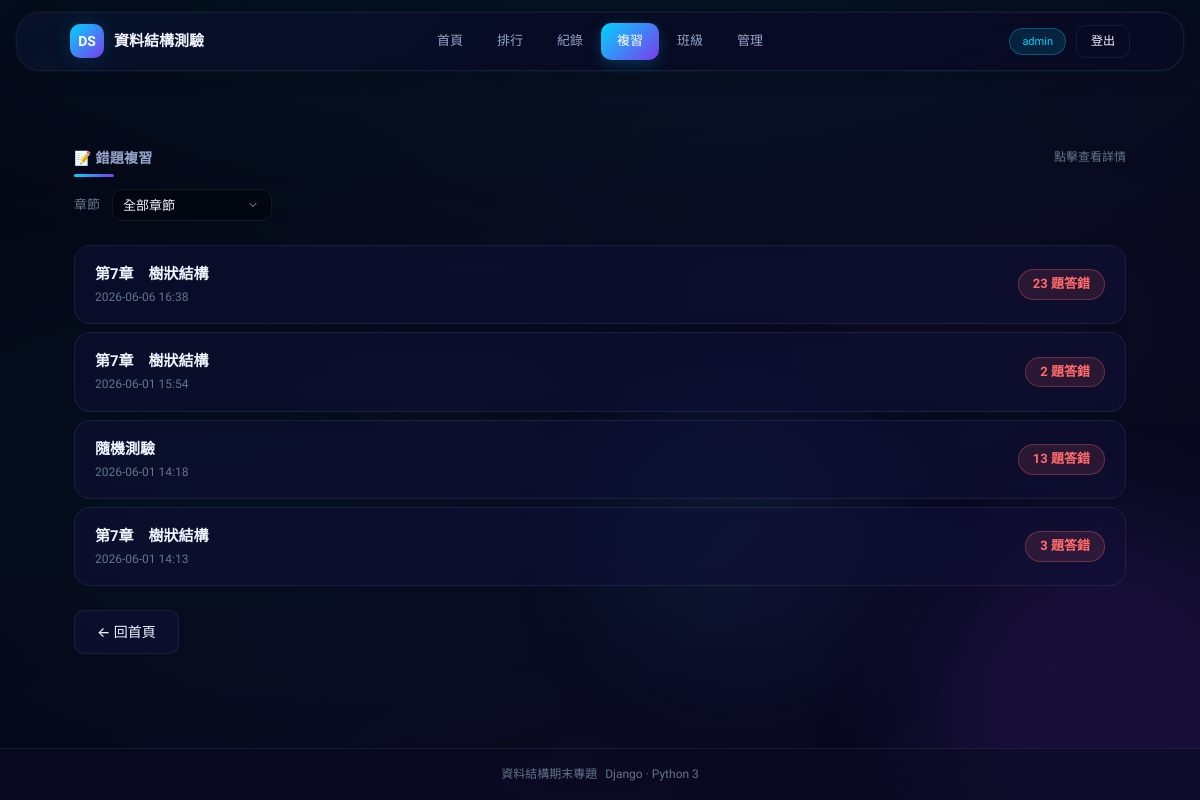
/wrong-answers/ (signed in), run on an earlier commit of the app's database.
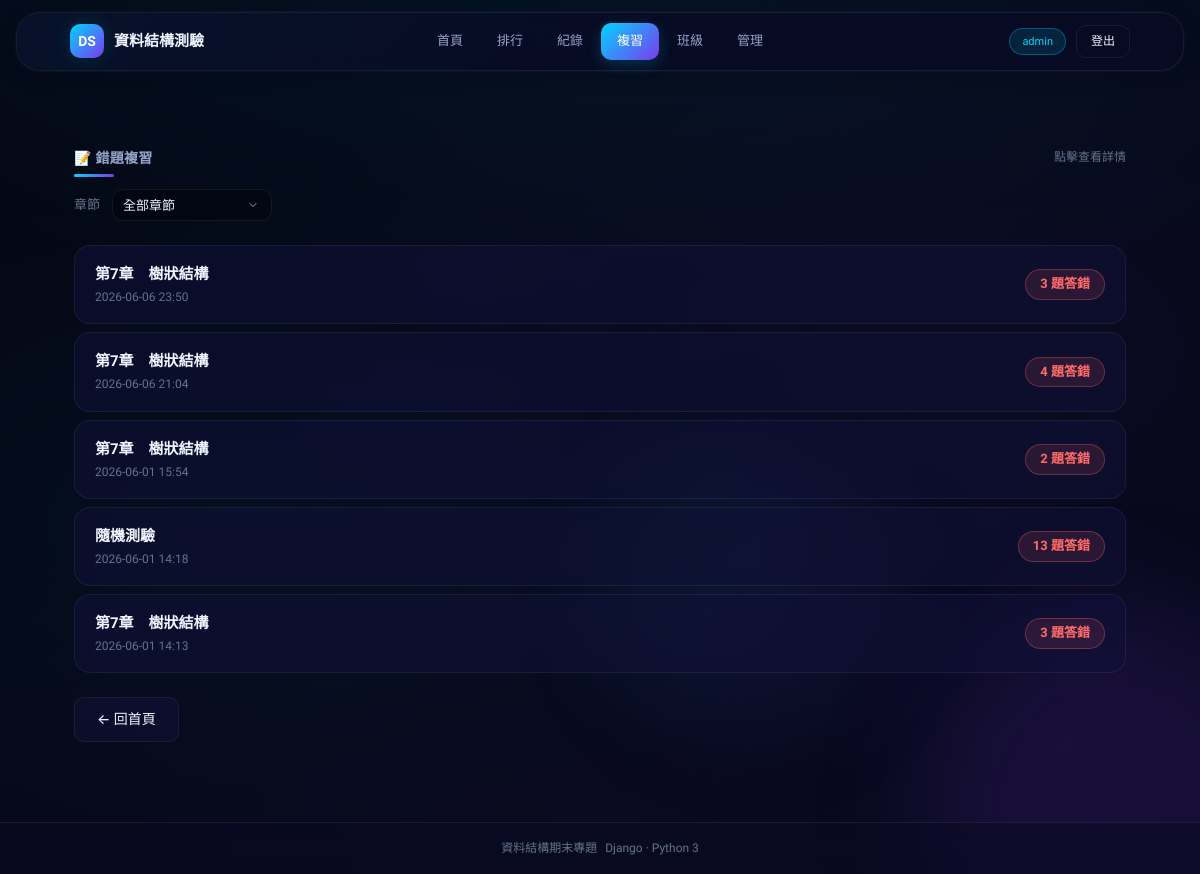
And on a later commit of the database.
### quiz_app/models.py (models this page shows, shortened)
class QuizRecord(models.Model):
    user = models.ForeignKey(User, on_delete=models.CASCADE, null=True, blank=True, verbose_name='使用者')
    chapter = models.CharField(max_length=50, verbose_name='章節')
    total_questions = models.IntegerField(verbose_name='總題數')
    correct_count = models.IntegerField(verbose_name='答對題數')
    score = models.FloatField(verbose_name='分數')
    time_spent = models.IntegerField(verbose_name='耗時(秒)', default=0)
    is_sr = models.BooleanField(default=False, verbose_name='間隔學習法')
    created_at = models.DateTimeField(auto_now_add=True, verbose_name='作答時間')
    class Meta:
        verbose_name = '作答記錄'
        verbose_name_plural = '作答記錄'
        ordering = ['-created_at']

### quiz_app/views.py (the view)
# urls.py: path('wrong-answers/', views.wrong_answers, name='wrong_answers'),
def wrong_answers(request):
    if not request.user.is_authenticated:
        return redirect('login')
    from django.db.models import Count
    chapter = request.GET.get('chapter', '')
    qs = QuizRecord.objects.filter(user=request.user)
    if chapter:
        qs = qs.filter(chapter=chapter)
    records = qs.annotate(
        wrong_count=Count('wronganswer')
    ).filter(wrong_count__gt=0).order_by('-created_at')[:20]
    chapters_list = sorted(set(
        QuizRecord.objects.values_list('chapter', flat=True)
    ))
    return render(request, 'quiz_app/wrong_answers.html', {
        'records': records,
        'chapters': chapters_list,
        'selected_chapter': chapter,
    })

### quiz_app/templates/quiz_app/wrong_answers.html (shortened to what this page needs)
<!DOCTYPE html>
<html lang="zh-Hant">
<head>
  {% load static %}
  <link rel="stylesheet" href="{% static 'quiz_app/css/style.css' %}"/>
</head>
<body>
  <div class="stars">
  </div>
  <div class="floating-orb"></div>
  <div class="floating-orb"></div>
<div class="app">
  <header class="header">
    <div class="header-inner">
      <a class="brand" href="{% url 'home' %}">
        <span class="brand-icon">DS</span>
        <span>資料結構測驗</span>
      </a>
      <nav class="nav" id="main-nav">
        <a class="nav-link" href="{% url 'home' %}">首頁</a>
        <a class="nav-link" href="{% url 'leaderboard' %}">排行</a>
        <a class="nav-link" href="{% url 'quiz_records' %}">紀錄</a>
        <a class="nav-link active" href="{% url 'wrong_answers' %}">複習</a>
        {% if user.is_authenticated and user.is_teacher %}
        <a class="nav-link" href="{% url 'classroom_list' %}">班級</a>
        {% elif user.is_authenticated %}
        <a class="nav-link" href="{% url 'classroom_my' %}">班級</a>
        {% endif %}
        <a class="nav-link" href="{% url 'admin_panel' %}">管理</a>
      </nav>
      <div class="header-meta">
        {% if user.is_authenticated %}
          <span class="tag tag-cyan" id="user-tag" onclick="openProfileModal()" style="cursor:pointer;" data-nickname="{{ user.nickname|default:'' }}" data-email="{{ user.email|default:'' }}" data-student-class="{{ user.student_class|default:'' }}">{{ user.nickname|default:user.username }}</span>
          <a href="{% url 'logout' %}" class="btn btn-sm btn-ghost">登出</a>
        {% endif %}
      </div>
    </div>
  </header>
  <main>
    <div class="container">
      <div class="section-head">
        <h3 class="section-title">📝 錯題複習</h3>
        <span class="section-meta">點擊查看詳情</span>
      </div>
      <form method="get" action="{% url 'wrong_answers' %}" style="display:flex;gap:12px;align-items:center;margin-bottom:24px;flex-wrap:wrap;">
        <label class="dim" style="font-size:13px;">章節</label>
        <select class="input input-sm" name="chapter" onchange="this.form.submit()" style="width:auto;min-width:160px;">
          <option value="">全部章節</option>
        </select>
      </form>
      {% if records %}
      <div class="record-list">
        {% for record in records %}
        <a href="{% url 'wrong_answers_detail' record.id %}" class="record-row">
          <div class="record-info">
            <div class="record-chapter">{{ record.chapter }}</div>
            <div class="record-time">{{ record.created_at|date:"Y-m-d H:i" }}</div>
          </div>
          <div class="wrong-count-badge">{{ record.wrong_count }} 題答錯</div>
        </a>
        {% endfor %}
      </div>
      {% else %}
      <div class="empty">
        <div>暫無錯題記錄</div>
        <div style="margin-top:8px;color:var(--text-faint);">快去作答累積錯題吧！</div>
      </div>
      {% endif %}
      <div style="margin-top:24px;">
        <a class="btn" href="{% url 'home' %}">← 回首頁</a>
      </div>
    </div>
  </main>
  <footer class="app-footer">
    <div class="container footer-inner" style="padding:0;">
      <div class="dim" style="font-size:12px">資料結構期末專題</div>
      <div class="dim" style="font-size:12px">Django · Python 3</div>
    </div>
  </footer>
</div>
</body>
</html>

What changed in the data, as far as the page shows it:
removed QuizRecord: chapter "第7章 樹狀結構", created_at "2026-06-06 16:38", wrong_count "23"
added QuizRecord: chapter "第7章 樹狀結構", created_at "2026-06-06 23:50", wrong_count "3"
added QuizRecord: chapter "第7章 樹狀結構", created_at "2026-06-06 21:04", wrong_count "4"
